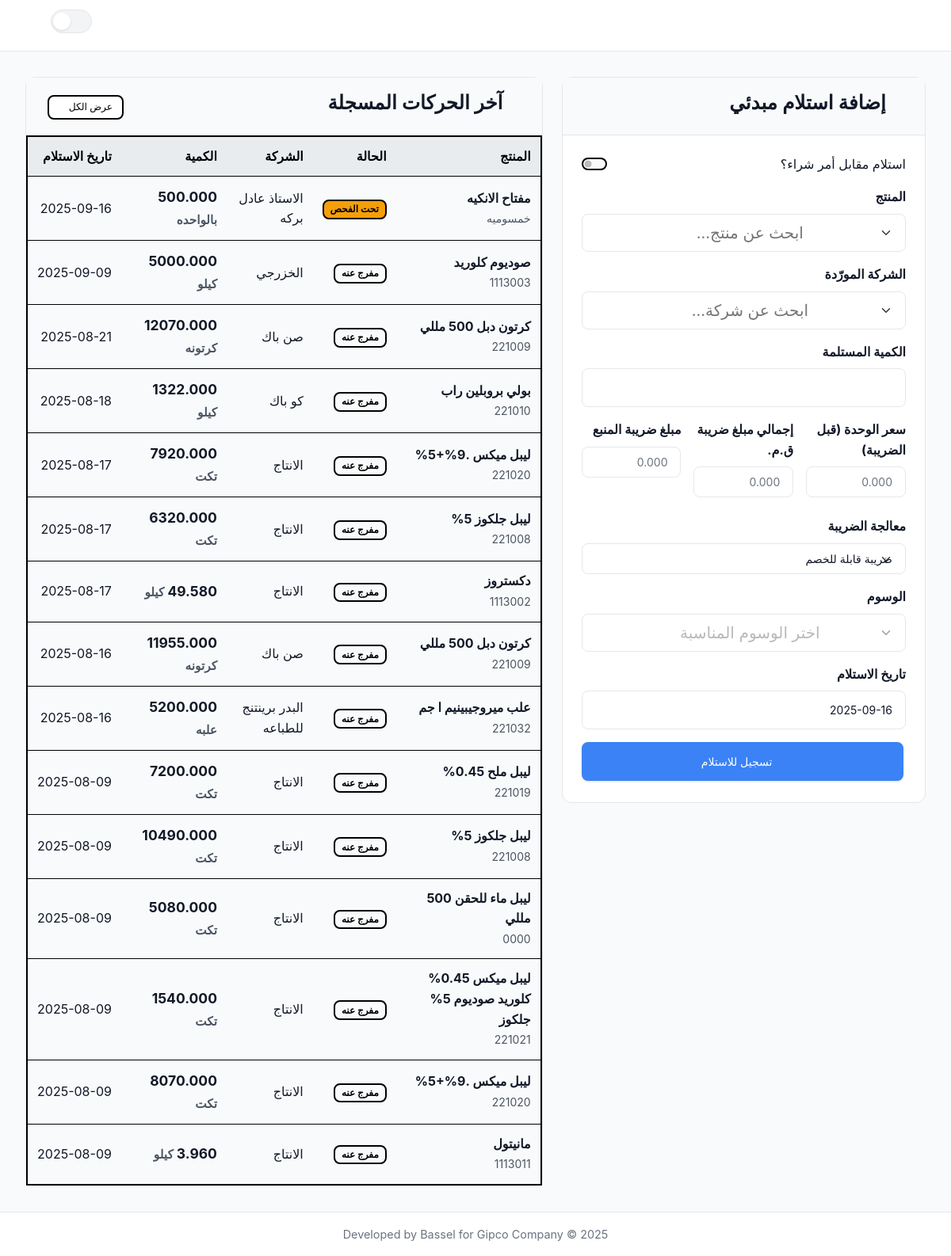
The page / on the database its author committed.
### inventory/models.py (models this page shows, shortened)
class InventoryLog(models.Model):
    class Status(models.TextChoices):
        QUARANTINED = 'quarantined', _('تحت الفحص')
        RELEASED = 'released', _('مفرج عنه')
        REJECTED = 'rejected', _('مرفوض')
        SCRAPPED = 'scrapped', _('خردة') # --- NEW STATUS ---
    class VatTreatment(models.TextChoices):
        RECOVERABLE = 'recoverable', _('ضريبة قابلة للخصم')
        CAPITALIZED = 'capitalized', _('تضاف للتكلفة')
    product = models.ForeignKey(
        Product,
        on_delete=models.CASCADE,
        related_name='inventory_logs',
        verbose_name=_("Product")
    )
    company = models.ForeignKey(
        Company,
        on_delete=models.SET_NULL,
        null=True,
        blank=True,
        related_name='inventory_logs',
        verbose_name=_("Company")
    )
    quantity = models.FloatField(verbose_name=_("Quantity"))
    timestamp = models.DateTimeField(verbose_name=_("Timestamp"))
    qc_no = models.CharField(
        max_length=100,
        null=True,
        blank=True,
        verbose_name=_("QC Number")
    )
    status = models.CharField(
        max_length=20,
        choices=Status.choices,
        default=Status.QUARANTINED,
        verbose_name=_("Status")
    )
    release_timestamp = models.DateTimeField(
        null=True,
        blank=True,
        verbose_name=_("Release Timestamp")
    )
    po_item = models.ForeignKey(
        'PurchaseOrderItem',
        on_delete=models.SET_NULL,
        null=True,
        blank=True,
        related_name='receipts',
        verbose_name=_("Purchase Order Item")
    )
    tags = models.ManyToManyField(
        'ProductTag',
        blank=True,
        verbose_name=_("Tags"),
        related_name='inventory_logs'
    )
    base_unit_price = models.DecimalField(
        max_digits=12, decimal_places=3, default=Decimal('0.000'), verbose_name=_("Base Unit Price (before VAT)")
    )
    vat_amount = models.DecimalField(
        max_digits=12, decimal_places=3, default=Decimal('0.000'), verbose_name=_("VAT Amount")
    )
    vat_treatment = models.CharField(
        max_length=20,
        choices=VatTreatment.choices,
        default=VatTreatment.RECOVERABLE,
        verbose_name=_("VAT Treatment")
    )
    withholding_tax_amount = models.DecimalField(
        max_digits=12, decimal_places=3, default=Decimal('0.000'), verbose_name=_("Withholding Tax Amount")
    )
    class Meta:
        db_table = 'inventory_log'
        verbose_name = _("Inventory Log")
        verbose_name_plural = _("Inventory Logs")
        ordering = ['-timestamp']

class Product(models.Model):
    class ProductType(models.TextChoices):
        RAW_MATERIAL = 'مواد خام', _('مواد خام')
        PACKAGING = 'تعبئه و تغليف', _('تعبئه و تغليف')
        FINAL_PRODUCT = 'منتج نهائي', _('منتج نهائي')
        MRO = 'قطع غيار و صيانة', _('قطع غيار و صيانة')
        CONSUMABLE = 'مستهلكات', _('مستهلكات')
    name = models.CharField(max_length=255, verbose_name=_("Product Name"))
    code = models.CharField(max_length=100, unique=True, verbose_name=_("Product Code"))
    product_type = models.CharField(
        max_length=50,
        choices=ProductType.choices,
        verbose_name=_("Product Type")
    )
    unit = models.CharField(max_length=50, verbose_name=_("Unit of Measurement"))
    tags = models.ManyToManyField('ProductTag', blank=True, verbose_name=_("Tags"))
    moving_average_cost = models.DecimalField(
        max_digits=12, decimal_places=3, default=Decimal('0.000'), verbose_name=_("Moving Average Cost")
    )
    override_inventory_account = models.ForeignKey(
        'Account', on_delete=models.SET_NULL, null=True, blank=True,
        related_name='+', verbose_name=_("Override Inventory Account")
    )
    override_cogs_expense_account = models.ForeignKey(
        'Account', on_delete=models.SET_NULL, null=True, blank=True,
        related_name='+', verbose_name=_("Override COGS/Expense Account")
    )
    override_sales_revenue_account = models.ForeignKey(
        'Account', on_delete=models.SET_NULL, null=True, blank=True,
        related_name='+', verbose_name=_("Override Sales Revenue Account")
    )
    class Meta:
        db_table = 'products'
        verbose_name = _("Product")
        verbose_name_plural = _("Products")
        ordering = ['name']

class Company(models.Model):
    name = models.CharField(max_length=255, unique=True, verbose_name=_("Company Name"))
    class Meta:
        db_table = 'companies'
        verbose_name = _("Company")
        verbose_name_plural = _("Companies")
        ordering = ['name']

### inventory/views/dashboard.py (the view, shortened to what this page needs)
# urls.py: path('', index, name='index'),
def index(request: HttpRequest) -> HttpResponse:
    prefill_data_json = None
    po_item_id_to_prefill = request.GET.get('po_item_id')
    context = {
        'active_page': 'index',
        'logs': InventoryLog.objects.select_related('product', 'company').all()[:15],
        'all_products': Product.objects.filter(~Q(product_type=Product.ProductType.FINAL_PRODUCT)),
        'all_companies': Company.objects.all(),
        'today_date': timezone.now().strftime('%Y-%m-%d'),
        'all_tags': ProductTag.objects.all(),
        'prefill_data_json': prefill_data_json,
        'vat_treatment_choices': InventoryLog.VatTreatment.choices,
    }
    if 'X-Partial-Request' in request.headers:
        return render(request, 'inventory/partials/dashboard_content.html', context)
    return render(request, 'inventory/dashboard.html', context)

### inventory/templates/inventory/dashboard.html
{% extends "inventory/layout.html" %}
{% load static %}
{% block content %}
  {% include "inventory/partials/dashboard_content.html" %}
{% endblock content %}

### inventory/templates/inventory/partials/dashboard_content.html (shortened to what this page needs)
{% load static %}
<div class="row g-4">
  <div class="col-lg-5">
    <div class="card">
      <div class="card-header">
        <h3><i class="bi bi-plus-circle-fill"></i> إضافة استلام مبدئي</h3>
      </div>
      <div class="card-body p-4">
        <form method="post" action="{% url 'inventory:index' %}" id="add-log-form">
          <div class="form-check form-switch mb-3">
              <input class="form-check-input" type="checkbox" role="switch" id="receiveAgainstPoCheck">
              <label class="form-check-label" for="receiveAgainstPoCheck">
                استلام مقابل أمر شراء؟
              </label>
          </div>
          <div class="mb-3">
            <label for="product_id" class="form-label fw-bold">المنتج</label>
          </div>
          <div class="mb-3">
            <label for="company_id" class="form-label fw-bold"
              >الشركة المورّدة</label
            >
          </div>
          <div class="row g-3">
            <div class="col-12 mb-3">
              <label for="quantity" class="form-label fw-bold">الكمية المستلمة</label>
              <input
                type="number" step="any" class="form-control form-control-lg"
                id="quantity" name="quantity" required />
            </div>
          </div>
          <div id="manual-price-container" class="mb-3">
              <div class="row g-3">
                  <div class="col-md-4">
                      <label for="base_unit_price" class="form-label fw-bold">سعر الوحدة (قبل الضريبة)</label>
                      <input type="number" step="0.001" class="form-control" id="base_unit_price" name="base_unit_price" placeholder="0.000" required/>
                  </div>
                  <div class="col-md-4">
                      <label for="vat_amount" class="form-label fw-bold">إجمالي مبلغ ضريبة ق.م.</label>
                      <input type="number" step="0.001" class="form-control" id="vat_amount" name="vat_amount" placeholder="0.000" required/>
                  </div>
                  <div class="col-md-4">
                      <label for="withholding_tax_amount" class="form-label fw-bold">مبلغ ضريبة المنبع</label>
                      <input type="number" step="0.001" class="form-control" id="withholding_tax_amount" name="withholding_tax_amount" placeholder="0.000"/>
                  </div>
              </div>
              <div class="row g-3 mt-2">
                  <div class="col-md-12">
                      <label for="vat_treatment" class="form-label fw-bold">معالجة الضريبة</label>
                      <select class="form-select" id="vat_treatment" name="vat_treatment">
                          {% for value, display in vat_treatment_choices %}
                          <option value="{{ value }}">{{ display }}</option>
                          {% endfor %}
                      </select>
                  </div>
              </div>
          </div>
          <div class="mb-3">
            <label for="tags" class="form-label fw-bold">الوسوم</label>
          </div>
          <div class="mb-3">
            <label for="entry_date" class="form-label fw-bold">تاريخ الاستلام</label>
            <input
              type="text"
              class="form-control form-control-lg datepicker"
              id="entry_date"
              name="entry_date"
              value="{{ today_date }}"
              required
            />
          </div>
          <div class="d-grid mt-2">
            <button type="submit" class="btn btn-primary btn-lg">
              <i class="bi bi-check2-circle"></i> تسجيل للاستلام
            </button>
          </div>
        </form>
      </div>
    </div>
  </div>
  <div class="col-lg-7">
    <div class="card">
      <div
        class="card-header d-flex justify-content-between align-items-center"
      >
        <h3><i class="bi bi-clock-history"></i> آخر الحركات المسجلة</h3>
        <a
          href="{% url 'inventory:records' %}"
          class="btn btn-sm btn-outline-secondary"
          >عرض الكل <i class="bi bi-arrow-left-circle"></i
        ></a>
      </div>
      <div class="card-body p-0">
        {% if not logs %}
        <div class="p-4 text-center text-muted">
          <i class="bi bi-info-circle fs-3"></i>
          <p class="mt-2 mb-0">لا توجد حركات مسجلة بعد.</p>
        </div>
        {% else %}
        <div class="table-responsive">
          <table class="table table-striped table-hover mb-0 align-middle">
            <thead class="table-light">
              <tr>
                <th class="ps-3">المنتج</th>
                <th>الحالة</th>
                <th>الشركة</th>
                <th>الكمية</th>
                <th>تاريخ الاستلام</th>
              </tr>
            </thead>
            <tbody>
              {% for log in logs %}
              <tr>
                <td class="ps-3">
                  <strong>{{ log.product.name }}</strong><br /><small
                    class="text-muted font-monospace"
                    >{{ log.product.code }}</small
                  >
                </td>
                <td>
                    {% if log.status == 'quarantined' %}
                        <span class="badge text-bg-warning">{{ log.get_status_display }}</span>
                    {% elif log.status == 'released' %}
                        <span class="badge text-bg-success">{{ log.get_status_display }}</span>
                    {% else %}
                        <span class="badge text-bg-danger">{{ log.get_status_display }}</span>
                    {% endif %}
                </td>
                <td>{% if log.company %}{{ log.company.name }}{% else %}---{% endif %}</td>
                <td class="fw-bold fs-5">
                  {{ log.quantity|floatformat:3 }}
                  <small class="text-muted">{{ log.product.unit }}</small>
                </td>
                <td class="text-nowrap">
                  {{ log.timestamp|date:"Y-m-d" }}
                </td>
              </tr>
              {% endfor %}
            </tbody>
          </table>
        </div>
        {% endif %}
      </div>
    </div>
  </div>
</div>

### static/css/style.css (style rules this page uses)
:root { --color-primary: #3b82f6; --color-primary-rgb: 59, 130, 246; --color-primary-light: #eff6ff; --color-primary-hover: #2563eb; --color-primary-subtle: rgba(59, 130, 246, 0.1); --color-secondary: #64748b; --color-success: #10b981; --color-danger: #ef4444; --color-warning: #f59e0b; --color-info: #06b6d4; --text-primary: #111827; --text-secondary: #4b5563; --text-muted: #6b7280; --text-inverse: #ffffff; --surface-primary: #ffffff; --surface-secondary: #f9fafb; --surface-tertiary: #f3f4f6; --surface-overlay: rgba(0, 0, 0, 0.5); --border-color: #e5e7eb; --border-color-subtle: #f3f4f6; --border-width: 1px; --border-radius-sm: 0.25rem; --border-radius: 0.5rem; --border-radius-lg: 0.75rem; --border-radius-xl: 1rem; --shadow-xs: 0 1px 2px 0 rgb(0 0 0 / 0.05); --shadow-sm: 0 1px 3px 0 rgb(0 0 0 / 0.1), 0 1px 2px -1px rgb(0 0 0 / 0.1); --shadow-md: 0 4px 6px -1px rgb(0 0 0 / 0.1), 0 2px 4px -2px rgb(0 0 0 / 0.1); --shadow-lg: 0 10px 15px -3px rgb(0 0 0 / 0.1), 0 4px 6px -4px rgb(0 0 0 / 0.1); --shadow-xl: 0 20px 25px -5px rgb(0 0 0 / 0.1), 0 8px 10px -6px rgb(0 0 0 / 0.1); --font-family-sans: "Inter", -apple-system, BlinkMacSystemFont, "Segoe UI", "Helvetica Neue", Arial, sans-serif; --font-family-mono: "JetBrains Mono", "Fira Code", Consolas, "Liberation Mono", Menlo, monospace; --font-weight-normal: 400; --font-weight-medium: 500; --font-weight-semibold: 600; --font-weight-bold: 700; --space-xs: 0.25rem; --space-sm: 0.5rem; --space-md: 1rem; --space-lg: 1.5rem; --space-xl: 2rem; --space-2xl: 3rem; --transition-fast: 0.15s ease-in-out; --transition-base: 0.2s ease-in-out; --transition-slow: 0.3s ease-in-out; --z-sidebar: 1045; --z-header: 1030; --z-dropdown: 1000; --z-sticky: 1020; --z-modal-backdrop: 1040; --z-modal: 1050; --z-popover: 1060; --z-tooltip: 1070; --z-select-dropdown: 9999; --sidebar-width: 300px; --header-height: 65px; }
*, *::before, *::after { box-sizing: border-box; }
html { scroll-behavior: smooth; }
body { background-color: var(--surface-secondary); font-family: var(--font-family-sans); color: var(--text-primary); line-height: 1.6; font-weight: var(--font-weight-normal); transition: background-color var(--transition-base), color var(--transition-base); -webkit-font-smoothing: antialiased; -moz-osx-font-smoothing: grayscale; }
h1, h2, h3, h4, h5, h6 { font-weight: var(--font-weight-semibold); color: var(--text-primary); line-height: 1.3; }
.card { background-color: var(--surface-primary); border: var(--border-width) solid var(--border-color); box-shadow: none; border-radius: var(--border-radius-lg); transition: box-shadow var(--transition-base); }
.card-header { background-color: var(--surface-secondary); border-bottom: var(--border-width) solid var(--border-color); padding: var(--space-md) var(--space-lg); font-weight: var(--font-weight-medium); }
.card-body { padding: var(--space-lg); }
.btn { border-radius: var(--border-radius) !important; font-weight: var(--font-weight-medium) !important; transition: all var(--transition-fast) !important; }
.btn-primary { background-color: var(--color-primary) !important; border-color: var(--color-primary) !important; color: var(--text-inverse) !important; box-shadow: var(--shadow-sm) !important; }
.form-control, .form-select, .ts-control { background-color: var(--surface-primary) !important; border: var(--border-width) solid var(--border-color) !important; border-radius: var(--border-radius) !important; color: var(--text-primary) !important; padding: 0.5rem 1rem !important; transition: border-color var(--transition-fast), box-shadow var(--transition-fast); }
.form-control::placeholder { color: var(--text-muted); }

### rows shown on the page
InventoryLog: product.name "مفتاح الانكيه", product.code "خمسوميه", status "تحت الفحص", company.name "الاستاذ عادل بركه", quantity "500.000", product.unit "بالواحده", timestamp "2025-09-16"
InventoryLog: product.name "صوديوم كلوريد", product.code "1113003", status "مفرج عنه", company.name "الخزرجي", quantity "5000.000", product.unit "كيلو", timestamp "2025-09-09"
InventoryLog: product.name "كرتون دبل 500 مللي", product.code "221009", status "مفرج عنه", company.name "صن باك", quantity "12070.000", product.unit "كرتونه", timestamp "2025-08-21"
InventoryLog: product.name "بولي بروبلين راب", product.code "221010", status "مفرج عنه", company.name "كو باك", quantity "1322.000", product.unit "كيلو", timestamp "2025-08-18"
InventoryLog: product.name "ليبل ميكس .9%+5%", product.code "221020", status "مفرج عنه", company.name "الانتاج", quantity "7920.000", product.unit "تكت", timestamp "2025-08-17"
InventoryLog: product.name "ليبل جلكوز 5%", product.code "221008", status "مفرج عنه", company.name "الانتاج", quantity "6320.000", product.unit "تكت", timestamp "2025-08-17"
InventoryLog: product.name "دكستروز", product.code "1113002", status "مفرج عنه", company.name "الانتاج", quantity "49.580", product.unit "كيلو", timestamp "2025-08-17"
InventoryLog: product.name "كرتون دبل 500 مللي", product.code "221009", status "مفرج عنه", company.name "صن باك", quantity "11955.000", product.unit "كرتونه", timestamp "2025-08-16"
InventoryLog: product.name "علب ميروجيبينيم ا جم", product.code "221032", status "مفرج عنه", company.name "البدر برينتنج للطباعه", quantity "5200.000", product.unit "علبه", timestamp "2025-08-16"
InventoryLog: product.name "ليبل ملح 0.45%", product.code "221019", status "مفرج عنه", company.name "الانتاج", quantity "7200.000", product.unit "تكت", timestamp "2025-08-09"
InventoryLog: product.name "ليبل جلكوز 5%", product.code "221008", status "مفرج عنه", company.name "الانتاج", quantity "10490.000", product.unit "تكت", timestamp "2025-08-09"
InventoryLog: product.name "ليبل ماء للحقن 500 مللي", product.code "0000", status "مفرج عنه", company.name "الانتاج", quantity "5080.000", product.unit "تكت", timestamp "2025-08-09"
InventoryLog: product.name "ليبل ميكس 0.45% كلوريد صوديوم 5% جلكوز", product.code "221021", status "مفرج عنه", company.name "الانتاج", quantity "1540.000", product.unit "تكت", timestamp "2025-08-09"
InventoryLog: product.name "ليبل ميكس .9%+5%", product.code "221020", status "مفرج عنه", company.name "الانتاج", quantity "8070.000", product.unit "تكت", timestamp "2025-08-09"
InventoryLog: product.name "مانيتول", product.code "1113011", status "مفرج عنه", company.name "الانتاج", quantity "3.960", product.unit "كيلو", timestamp "2025-08-09"

### other values the page prints
form field vat_treatment "ضريبة قابلة للخصم"
